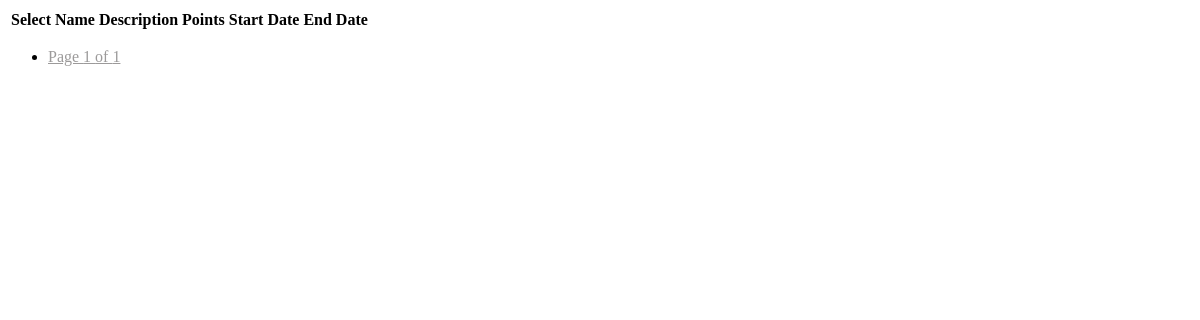
Before: /challenge_table/ with the older database file.
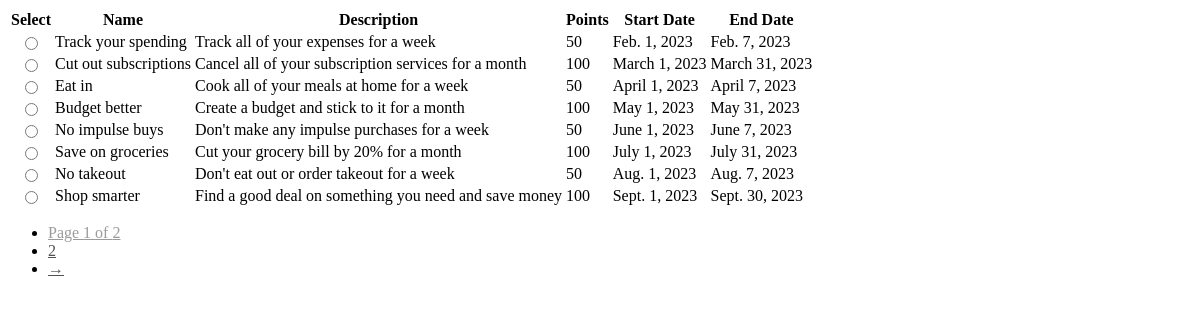
After: the same page with the newer database file.
### tracker/models.py (models this page shows, shortened)
class Challenge(models.Model):
    name = models.CharField(max_length=255)
    description = models.TextField()
    points = models.IntegerField()
    start_date = models.DateField()
    end_date = models.DateField()

### tracker/views.py (the view)
# urls.py: path('challenge_table/', views.challenge_table, name='challenge_table'),
def challenge_table(request):
  challenge_list = Challenge.objects.all().order_by('id')
  challenge_paginator = Paginator(challenge_list, 8)
  challenge_page_number = request.GET.get('page')
  challenge_page = challenge_paginator.get_page(challenge_page_number)
  return render(request, 'challenge_table.html', {'challenge_page': challenge_page})

### tracker/context_processors.py (called while the page is built, shortened)
def searchFunction(request):
    context = {}
    posts = Post.objects.all()
    return context

def notifications(request):
    if request.user.is_authenticated:
        return {'notifications': request.user.notifications.filter(is_read=False)
    }
    else:
        return  {'notifications': []}

### tracker/templates/challenge_table.html (shortened to what this page needs)
<form id="tableform" method="post">
<table class="table">
<thead>
  <tr>
    <th scope="col">Select</th>
    <th scope="col">Name</th>
    <th scope="col">Description</th>
    <th scope="col">Points</th>
    <th scope="col">Start Date</th>
    <th scope="col">End Date</th>
  </tr>
</thead>
<tbody>
  {% for challenge in challenge_page %}
  <tr>
    <th scope="row"> <input class = "form-check-input" type = "radio" name = "challenge_pk" value = {{challenge.pk}}></input> </th>
    <td> {{challenge.name}}</td>
    <td> {{challenge.description}}</td>
    <td> {{challenge.points}}</td>
    <td> {{challenge.start_date}}</td>
    <td> {{challenge.end_date}}</td>
  </tr>
</tbody>
{% endfor %}
</table>
</form>
<div id="challenge-pagination">
<nav aria-label="Page navigation example">
  <ul class="pagination pagination-sm">
    <li class="page-item disabled"><a href='#' class="page-link" style="color: #9c9a9a;">
      Page {{ challenge_page.number }} of {{ challenge_page.paginator.num_pages }}
    </a></li>
    {% if challenge_page.has_next %}
        <li class="page-item"><a class="page-link" href="?page={{ challenge_page.paginator.num_pages }}&view=Challenges" style="color: #525252;">{{ challenge_page.paginator.num_pages }}</a></li>
        <li class="page-item"><a class="page-link" href="?page={{ challenge_page.next_page_number }}&view=Challenges" style="color: #525252;d">&rarr;</a></li></li>
    {% endif %}
  </ul>
</nav>
</div>

Changed rows visible on the page:
added Challenge: name "Track your spending", description "Track all of your expenses for a week", points "50", start_date "Feb. 1, 2023", end_date "Feb. 7, 2023"
added Challenge: name "Cut out subscriptions", description "Cancel all of your subscription services for a month", points "100", start_date "March 1, 2023", end_date "March 31, 2023"
added Challenge: name "Eat in", description "Cook all of your meals at home for a week", points "50", start_date "April 1, 2023", end_date "April 7, 2023"
added Challenge: name "Budget better", description "Create a budget and stick to it for a month", points "100", start_date "May 1, 2023", end_date "May 31, 2023"
added Challenge: name "No impulse buys", description "Don't make any impulse purchases for a week", points "50", start_date "June 1, 2023", end_date "June 7, 2023"
added Challenge: name "Save on groceries", description "Cut your grocery bill by 20% for a month", points "100", start_date "July 1, 2023", end_date "July 31, 2023"
added Challenge: name "No takeout", description "Don't eat out or order takeout for a week", points "50", start_date "Aug. 1, 2023", end_date "Aug. 7, 2023"
added Challenge: name "Shop smarter", description "Find a good deal on something you need and save money", points "100", start_date "Sept. 1, 2023", end_date "Sept. 30, 2023"
Other visible differences:
{{ challenge_page.paginator.num_pages }}: "1" → "2"
{{ challenge_page.paginator.num_pages }}: (not shown) → "2"
